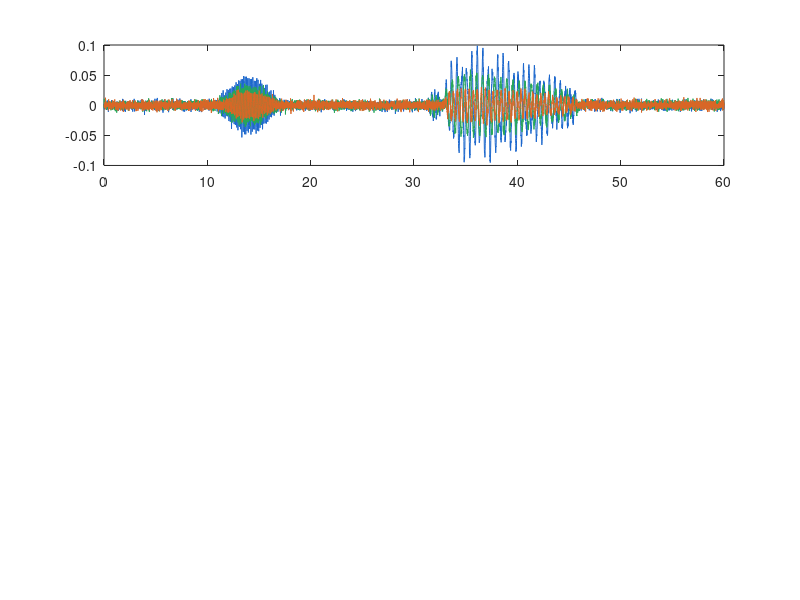

The MATLAB script that drew this image: (Note: this script raises an error after producing the figure.)
%% Simulacion del sensor de movimiento de Centinel
% Genera aceleracion triaxial sintetica, separa vibracion lenta y rapida,
% y marca eventos persistentes dominados por movimiento de baja frecuencia.
% Ejecutar este archivo completo en MATLAB. Solo usa funciones base de MATLAB.

clear; close all; clc;
rng(7);                         % Resultados repetibles

%% 1. Senal sintetica (aceleracion dinamica; gravedad ya removida)
Fs = 100;                       % Frecuencia de muestreo [Hz]
duracion = 60;                  % [s]
t = (0:1/Fs:duracion)';
N = numel(t);

% Ruido de fondo del acelerometro en los ejes X, Y, Z [g]
acc = 0.004 * randn(N, 3);

% Paso de un vehiculo pesado: vibracion corta y principalmente rapida.
vehiculo = (t >= 10) & (t < 18);
tv = t(vehiculo) - 10;
envolventeVehiculo = sin(pi * tv / 8).^2;
acc(vehiculo, 1) = acc(vehiculo, 1) + 0.045 .* envolventeVehiculo .* sin(2*pi*8*tv);
acc(vehiculo, 2) = acc(vehiculo, 2) + 0.030 .* envolventeVehiculo .* sin(2*pi*10*tv + 0.5);
acc(vehiculo, 3) = acc(vehiculo, 3) + 0.020 .* envolventeVehiculo .* sin(2*pi*7*tv + 1.1);

% Evento sismico: una llegada P pequena seguida por una fase S mas intensa.
llegadaP = (t >= 31) & (t < 33);
tp = t(llegadaP) - 31;
envolventeP = sin(pi * tp / 2).^2;
acc(llegadaP, 1) = acc(llegadaP, 1) + 0.022 .* envolventeP .* sin(2*pi*3.2*tp);
acc(llegadaP, 2) = acc(llegadaP, 2) + 0.015 .* envolventeP .* sin(2*pi*2.8*tp + 0.4);

faseS = (t >= 33) & (t < 46);
ts = t(faseS) - 33;
envolventeS = (0.085 .* exp(-ts/7) + 0.025) .* sin(pi * ts / 13).^0.35;
acc(faseS, 1) = acc(faseS, 1) + envolventeS .* (sin(2*pi*2.0*ts) + 0.35*sin(2*pi*3.6*ts));
acc(faseS, 2) = acc(faseS, 2) + 0.70 .* envolventeS .* sin(2*pi*1.7*ts + 0.4);
acc(faseS, 3) = acc(faseS, 3) + 0.35 .* envolventeS .* sin(2*pi*2.6*ts + 0.8);

%% 2. Filtros sencillos con promedios moviles causales
% La diferencia entre promedios de 0.18 s y 2 s conserva sobre todo la
% banda lenta. La diferencia entre la senal y el promedio corto conserva
% sobre todo la banda rapida. Son aproximaciones didacticas, no filtros de
% produccion ni sustitutos de una calibracion del acelerometro real.
ventanaCorta = max(3, round(0.18 * Fs));
ventanaLarga = round(2.0 * Fs);
ventanaRMS = round(1.0 * Fs);

promedioCorto = movmean(acc, [ventanaCorta-1 0], 1);
promedioLargo = movmean(acc, [ventanaLarga-1 0], 1);
bandaLenta = promedioCorto - promedioLargo;
bandaRapida = acc - promedioCorto;

rmsLenta = sqrt(movmean(sum(bandaLenta.^2, 2), [ventanaRMS-1 0], 1));
rmsRapida = sqrt(movmean(sum(bandaRapida.^2, 2), [ventanaRMS-1 0], 1));
rmsTotal = sqrt(movmean(sum(acc.^2, 2), [ventanaRMS-1 0], 1));

%% 3. Regla de deteccion para esta demostracion
umbralLento = 0.012;            % [g] RMS minimo en la banda lenta
relacionLentaRapida = 1.25;     % la banda lenta debe dominar a la rapida
umbralTotal = 0.018;            % [g] RMS minimo total
duracionMinima = 2.0;           % [s] persistencia minima para aceptar evento
brechaMaxima = round(0.40 * Fs);% unir cortes breves de la deteccion

candidato = (rmsLenta > umbralLento) & ...
            (rmsLenta > relacionLentaRapida .* rmsRapida) & ...
            (rmsTotal > umbralTotal);

% Rellenar huecos pequenos para no partir un evento por una caida breve.
d = diff([false; candidato; false]);
inicios = find(d == 1);
finales = find(d == -1) - 1;
for k = 1:numel(inicios)-1
    hueco = inicios(k+1) - finales(k) - 1;
    if hueco > 0 && hueco <= brechaMaxima
        candidato(finales(k)+1:inicios(k+1)-1) = true;
    end
end

% Aceptar solo intervalos que superen la persistencia minima.
d = diff([false; candidato; false]);
inicios = find(d == 1);
finales = find(d == -1) - 1;
detectado = false(N, 1);
eventos = zeros(0, 2);
for k = 1:numel(inicios)
    if (finales(k) - inicios(k) + 1) / Fs >= duracionMinima
        detectado(inicios(k):finales(k)) = true;
        eventos(end+1, :) = [t(inicios(k)), t(finales(k))]; %#ok<SAGROW>
    end
end

%% 4. Mostrar intervalos detectados y graficas
fprintf('Eventos aceptados por el detector: %d\n', size(eventos, 1));
for k = 1:size(eventos, 1)
    fprintf('  Evento %d: %.2f s a %.2f s\n', k, eventos(k,1), eventos(k,2));
end

figure('Name', 'Simulacion del sensor Centinel', 'Color', 'w');

subplot(3,1,1);
plot(t, acc(:,1), 'Color', [0.10 0.40 0.80]); hold on;
plot(t, acc(:,2), 'Color', [0.15 0.65 0.35]);
plot(t, acc(:,3), 'Color', [0.85 0.40 0.15]);
xline(10, ':k', 'Vehiculo'); xline(18, ':k');
xline(31, '--m', 'Inicio sismo'); xline(46, '--m');
grid on; xlim([0 duracion]);
ylabel('Aceleracion [g]');
title('Aceleracion sintetica en tres ejes');
legend('Eje X', 'Eje Y', 'Eje Z', 'Location', 'northeast');

subplot(3,1,2);
plot(t, rmsLenta, 'b', 'LineWidth', 1.1); hold on;
plot(t, rmsRapida, 'Color', [0.85 0.40 0.15], 'LineWidth', 1.0);
yline(umbralLento, '--b', 'Umbral banda lenta');
grid on; xlim([0 duracion]);
ylabel('RMS [g]');
title('Energia por banda: lenta frente a rapida');
legend('Banda lenta', 'Banda rapida', 'Location', 'northeast');

subplot(3,1,3);
stairs(t, double(candidato), 'Color', [0.65 0.65 0.65]); hold on;
stairs(t, double(detectado), 'r', 'LineWidth', 1.5);
ylim([-0.1 1.2]); yticks([0 1]); yticklabels({'No', 'Si'});
grid on; xlim([0 duracion]);
xlabel('Tiempo [s]'); ylabel('Alarma');
title('Candidato (gris) y evento aceptado por persistencia (rojo)');
legend('Candidato', 'Aceptado', 'Location', 'northeast');
